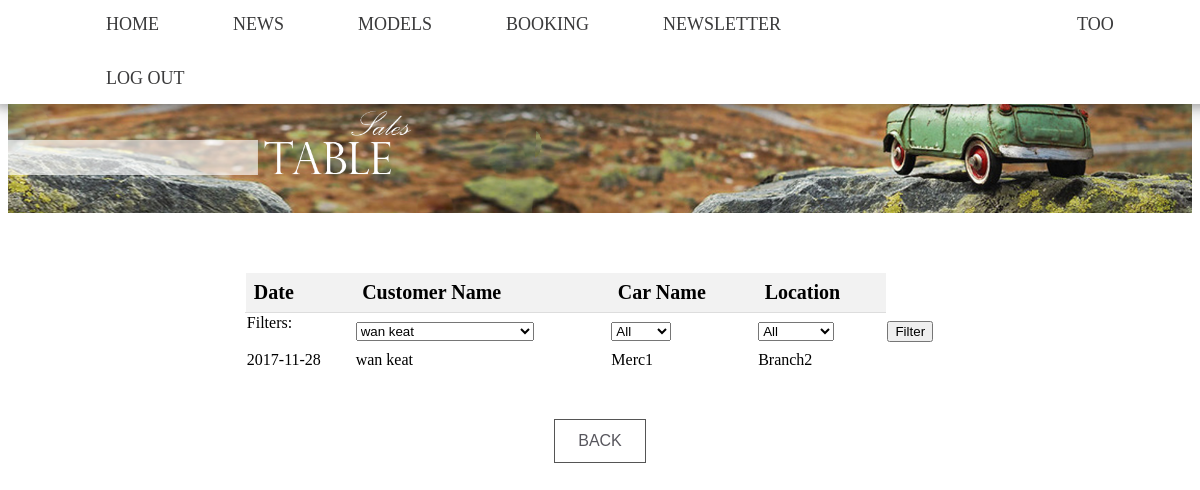
Screenshot of /sales-table.php?customer=5 (signed in) with the database file from the repository.
### tables this page shows
CREATE TABLE `sales` (
  `salesID` int(11) NOT NULL,
  `productID` int(11) NOT NULL,
  `date` date NOT NULL,
  `customerID` int(11) NOT NULL,
  `branchID` int(11) NOT NULL
);

CREATE TABLE `customer` (
  `customerID` int(11) NOT NULL,
  `fName` varchar(30) NOT NULL,
  `lName` varchar(30) NOT NULL,
  `username` varchar(30) NOT NULL,
  `email` varchar(50) NOT NULL,
  `joinDate` datetime NOT NULL,
  `password` varchar(20) NOT NULL,
  `disabled` tinyint(1) NOT NULL
);

CREATE TABLE `product` (
  `productID` int(11) NOT NULL,
  `price` int(11) NOT NULL,
  `name` varchar(50) NOT NULL,
  `manufacturer` int(11) NOT NULL,
  `description` varchar(300) NOT NULL,
  `length` int(11) NOT NULL,
  `width` int(11) NOT NULL,
  `height` int(11) NOT NULL,
  `maxSpeed` int(11) NOT NULL,
  `acceleration` int(11) NOT NULL,
  `disabled` int(11) NOT NULL DEFAULT '0'
);

CREATE TABLE `branch` (
  `branchID` int(11) NOT NULL,
  `name` varchar(20) NOT NULL,
  `location` varchar(200) NOT NULL
);

### sales-table.php (the view, shortened to what this page needs)
<html>
<head>
  <link rel="stylesheet" href="main.css"/>
  <header>
    <?php
    require_once('menu.php');
    ?>
  </head>
<body>
  <img style="margin: 2% 0% 5% 0%;" src="sales-table.png">
  <center>
    <table class="usertable" style="border-collapse: collapse; width: 60%;">
      <tr style = "background-color:#f2f2f2;" >
        <th style="padding: 8px; text-align: left; border-bottom: 1px solid #ddd; font-size: 20px;">Date</th>
        <th style="padding: 8px; text-align: left; border-bottom: 1px solid #ddd; font-size: 20px;">Customer Name</th>
        <th style="padding: 8px; text-align: left; border-bottom: 1px solid #ddd; font-size: 20px;">Car Name</th>
        <th style="padding: 8px; text-align: left; border-bottom: 1px solid #ddd; font-size: 20px;">Location</th>
      </tr>
      <tr>
        <td>
          <form action=sales-table.php method='get'>
          Filters:<br>
        </td>
        <td>
          <select name='customer'>
            <?php
            $q = 'SELECT DISTINCT CONCAT(fName," ",lName) as customerName, sales.customerID FROM sales,customer where sales.customerID = customer.CustomerID';
            $result = $mysqli->query($q);
            while($row = $result->fetch_array()){
              echo '<option ';
              if(isset($_GET['customer']) and $_GET['customer'] == $row['customerID']){
                echo 'selected';
              }
              echo ' value="'.$row['customerID'].'">'.$row['customerName'].'</option>';
            }
            ?>
          </select>
        </td>
        <td>
          <select name='car'>
            <option value="a">All</option>
          </select>
        </td>
        <td>
          <select name='branch'>
            <option value="a">All</option>
          </select>
        </td>
        <td>
          <input type='submit' value = 'Filter'></input>
        </td>
      </tr>
      <?php
      $q ='SELECT salesID, fName,lName,branch.name as branchName, product.name as prodName, sales.date
      from sales,customer,branch,product
      WHERE customer.customerID = sales.customerID
      AND sales.branchID = branch.branchID AND product.productID = sales.productID';
      if(isset($_GET['customer']) and $_GET['customer'] != 'a'){
        $q = $q.' AND sales.customerID = '.$_GET['customer'];
      }
      $q = $q.' ORDER BY date DESC';
      $result = $mysqli->query($q);
      while($row = $result->fetch_array()){
        echo '<tr>';
        echo '<td>'.$row['date'].'</td>';
        echo '<td>'.$row['fName'].' '.$row['lName'].'</td>';
        echo '<td>'.$row['prodName'].'</td>';
        echo '<td>'.$row['branchName'].'</td>';
        echo '</tr>';
      }
      ?>
    </table>
    <br>
    <br>
    <a href="admin.php"><button class="button">BACK</button></a>
  </center>
</body>
</html>

### main.css (style rules this page uses)
body { font-weight: 300; }
header { background: White; }
header::after { content: ''; display: table; clear: both; }
img { display: block; margin: auto; max-width: 100%; height: auto; }
.button { background-color: white; color: #57565d; border: 1px solid #555555; padding: 1% 2%; font-size: 16px; }
table, tr, td { border: 1px solid white; margin-bottom: 1%; }

### rows the page displays
sales: date "2017-11-28", customerID.fName "wan", customerID.lName "keat", productID.name "Merc1", branchID.name "Branch2"

### other values shown
$_SESSION["user"] "TOO"
form field customer "wan keat"
